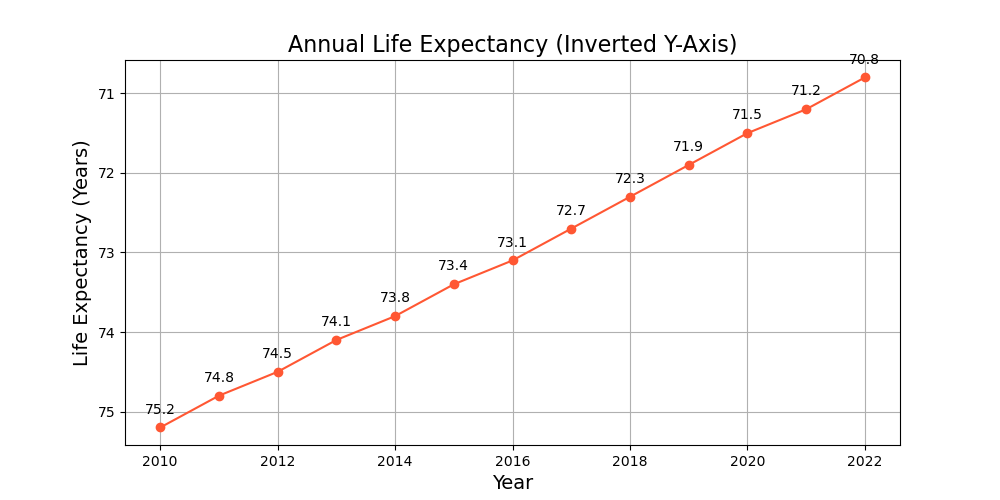

Recreate this plot in Python.

import matplotlib.pyplot as plt

# Data points
years = [2010, 2011, 2012, 2013, 2014, 2015, 2016, 2017, 2018, 2019, 2020, 2021, 2022]
life_expectancy = [75.2, 74.8, 74.5, 74.1, 73.8, 73.4, 73.1, 72.7, 72.3, 71.9, 71.5, 71.2, 70.8]

# Create figure and plot
fig, ax = plt.subplots(figsize=(10, 5))  # Change width and height of the chart

# Change the color scheme using specific hex codes
ax.plot(years, life_expectancy, color='#ff5733', marker='o')  # Example color code and marker for each point

# Set the title and labels
ax.set_title('Annual Life Expectancy (Inverted Y-Axis)', fontsize=16)  # Change the topic and headline of the chart
ax.set_xlabel('Year', fontsize=14)
ax.set_ylabel('Life Expectancy (Years)', fontsize=14)
ax.invert_yaxis()  # Invert the y-axis

# Adding annotations/labels
for (year, le) in zip(years, life_expectancy):
    ax.annotate(f'{le}', xy=(year, le), textcoords="offset points", xytext=(0,10), ha='center')

plt.grid(True)  # Adding grid
plt.show()
